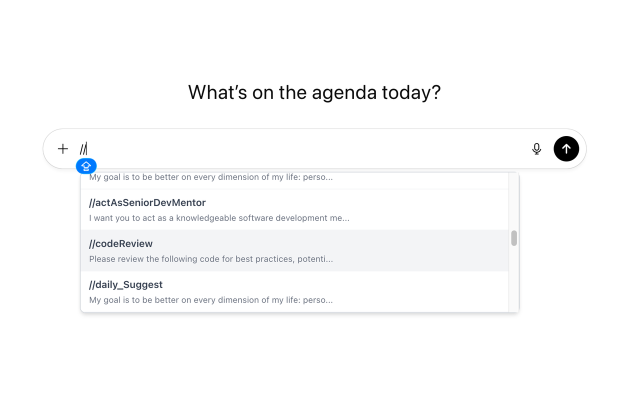
#> input picture sreenshots-for-store/chatgpt_ui.png, 1280 x 800 px (shown at 1/2 size)
$ python create_icons.py ../../../../sreenshots-for-store/chatgpt_ui.png out
#> lines starting #> are read from the running program, lines starting #| are printed output that depends on the picture
#!/usr/bin/env python3
"""
Create Chrome extension icon sizes from a source image.
Generates: 16x16, 32x32, 48x48, 128x128 in PNG and JPEG formats.
"""

import sys
import os
from PIL import Image

ICON_SIZES = [16, 32, 48, 128]


def create_icons(source_path, output_folder):
    """Create all icon sizes from source image."""
#> called with output_folder = 'out'
    source = Image.open(source_path).convert('RGBA')
    print(f"Source: {source_path} ({source.size[0]}x{source.size[1]})")
#| Source: ../../../../sreenshots-for-store/chatgpt_ui.png (1280x800)

    os.makedirs(output_folder, exist_ok=True)

    for size in ICON_SIZES:
        # Resize with high quality
        resized = source.resize((size, size), Image.LANCZOS)

        # Save PNG (with transparency)
        png_path = os.path.join(output_folder, f"icon{size}.png")
        resized.save(png_path, 'PNG', optimize=True)

        # Save JPEG (white background, no transparency)
        jpeg_bg = Image.new('RGB', (size, size), (255, 255, 255))
        if resized.mode == 'RGBA':
            jpeg_bg.paste(resized, (0, 0), resized)
        else:
            jpeg_bg.paste(resized, (0, 0))
        jpeg_path = os.path.join(output_folder, f"icon{size}.jpeg")
        jpeg_bg.save(jpeg_path, 'JPEG', quality=95)

        print(f"✓ icon{size}.png & icon{size}.jpeg ({size}x{size})")
#> this loop made 4 passes
#> pass 1, in create_icons, `resized = source.resize((size, size), Image.LANCZOS)`:
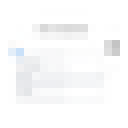
#> resized: PIL image 16x16 RGBA (shown 8 times larger); mean R, G, B, A 249.9, 250.3, 250.7, 255
#> pass 2, in create_icons, `resized = source.resize((size, size), Image.LANCZOS)`:
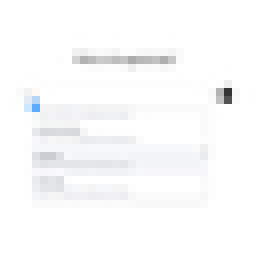
#> resized: PIL image 32x32 RGBA (shown 8 times larger); mean R, G, B, A 250.2, 250.5, 251, 255
#> after the loop:
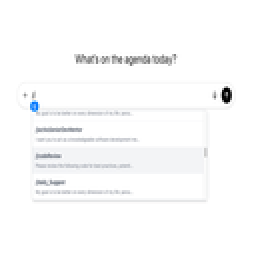
#> jpeg_bg: PIL image 128x128 RGB (shown 2 times larger); mean R, G, B 250.3, 250.6, 251

    return len(ICON_SIZES)


def main():
    if len(sys.argv) < 3:
        print("Usage: python create_icons.py <source_image> <output_folder>")
        print("\nCreates icon sizes: 16, 32, 48, 128 in PNG and JPEG formats.")
        sys.exit(1)

    source_path = sys.argv[1]
    output_folder = sys.argv[2]

    if not os.path.exists(source_path):
        print(f"Error: Source image '{source_path}' not found.")
        sys.exit(1)

    count = create_icons(source_path, output_folder)
    print(f"\nCreated {count} icon sizes in {output_folder}")


if __name__ == "__main__":
    main()
